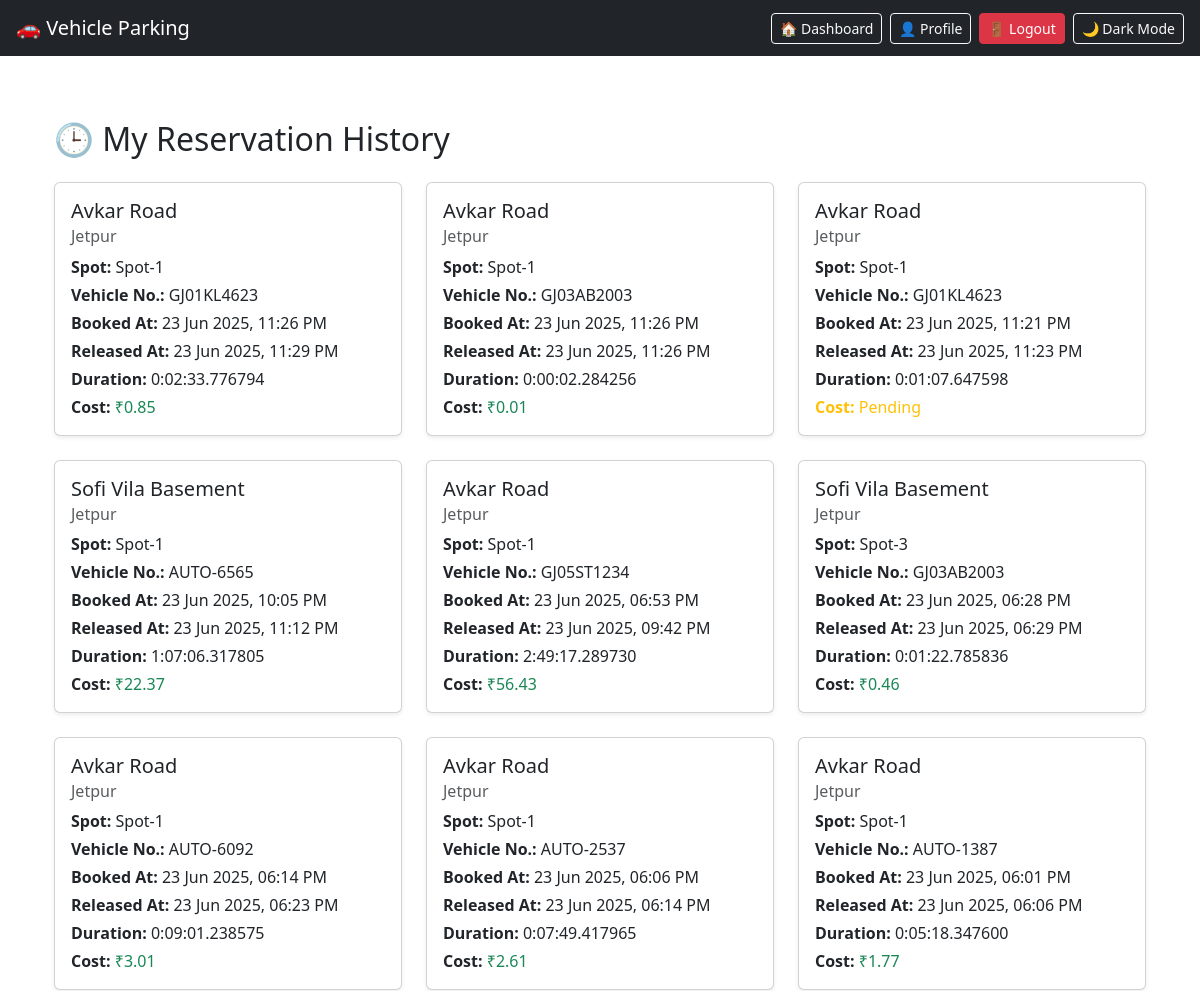
/user_history (signed in, upper part), run on an earlier commit of the app's database.
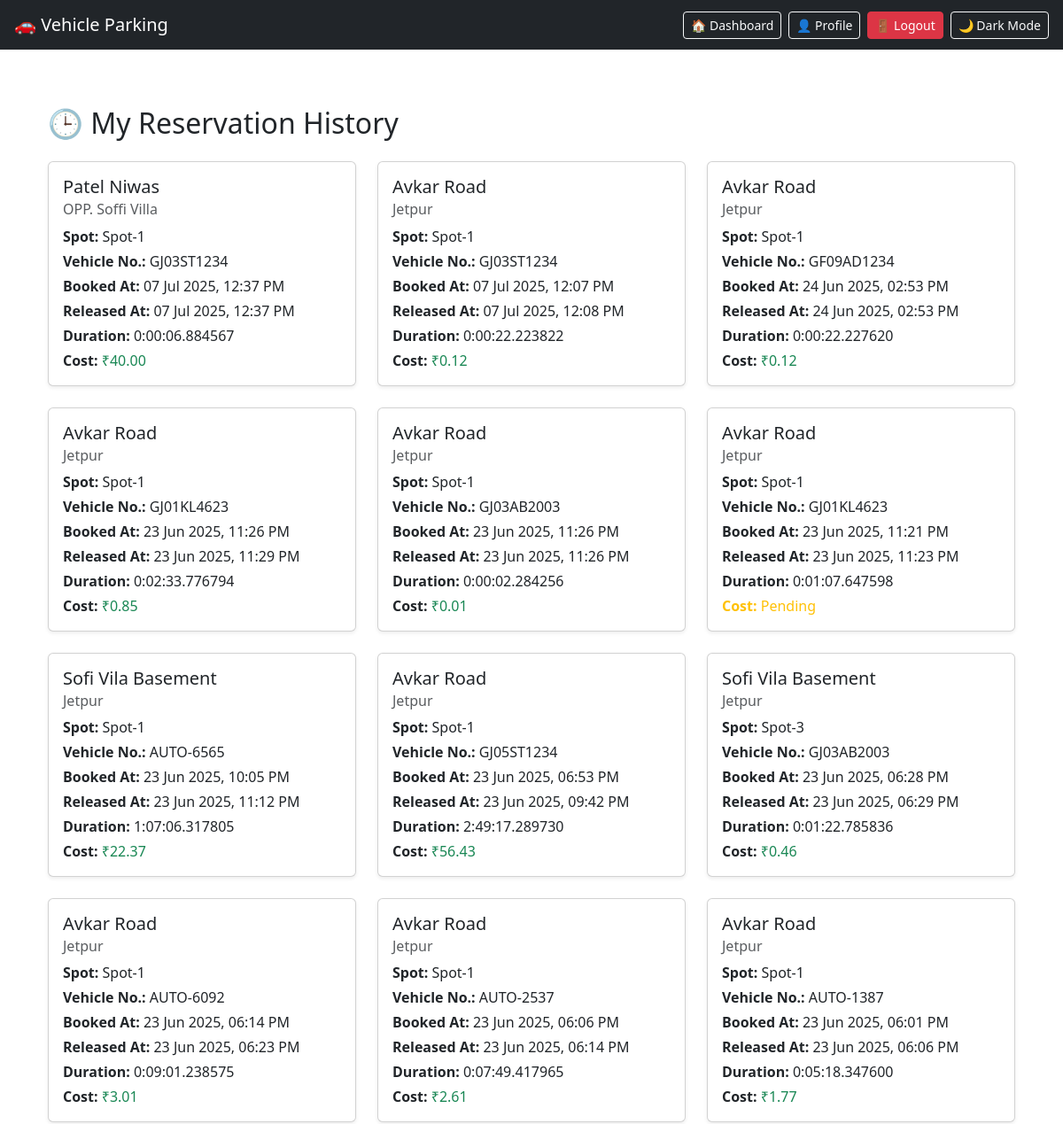
And on a later commit of the database.
### tables this page shows
CREATE TABLE parking_history (
            id INTEGER PRIMARY KEY AUTOINCREMENT,
            user_id INTEGER NOT NULL,
            spot_id INTEGER NOT NULL,
            lot_id INTEGER NOT NULL,
            vehicle_number TEXT NOT NULL,
            entry_time TEXT NOT NULL,
            exit_time TEXT, cost REAL,
            FOREIGN KEY(user_id) REFERENCES users(id),
            FOREIGN KEY(spot_id) REFERENCES parking_spots(id),
            FOREIGN KEY(lot_id) REFERENCES parking_lots(id)
        );

CREATE TABLE parking_lots (
            id INTEGER PRIMARY KEY AUTOINCREMENT,
            name TEXT NOT NULL,
            address TEXT NOT NULL,
            pin_code TEXT,
            total_spots INTEGER NOT NULL,
            available_spots INTEGER NOT NULL
        , price_per_hour REAL DEFAULT 20.0, flat_price REAL, base_price REAL DEFAULT 80, base_duration INTEGER DEFAULT 2, extra_hour_price REAL DEFAULT 50);

CREATE TABLE parking_spots (
            id INTEGER PRIMARY KEY AUTOINCREMENT,
            lot_id INTEGER NOT NULL,
            spot_number TEXT NOT NULL,
            is_occupied INTEGER DEFAULT 0,
            current_user_id INTEGER,
            FOREIGN KEY(lot_id) REFERENCES parking_lots(id),
            FOREIGN KEY(current_user_id) REFERENCES users(id)
        );

### app.py (the view)
@app.route('/user_history')
def user_history():
    if 'id' not in session:
        return redirect(url_for('login'))
    conn = get_db_connection()
    raw_history = conn.execute(
        '''
        SELECT r.*, r.vehicle_number, l.name AS lot_name, l.address AS lot_address, s.spot_number
        FROM parking_history r
        JOIN parking_spots s ON r.spot_id = s.id
        JOIN parking_lots l ON r.lot_id = l.id
        WHERE r.user_id = ?
        ORDER BY r.entry_time DESC
        ''',
        (session['id'],)
    ).fetchall()
    conn.close()
    history = []
    for row in raw_history:
        entry = dict(row)
        entry_time = datetime.fromisoformat(entry['entry_time'])
        entry['pretty_entry'] = entry_time.strftime('%d %b %Y, %I:%M %p')
        if entry['exit_time']:
            exit_time = datetime.fromisoformat(entry['exit_time'])
            entry['pretty_exit'] = exit_time.strftime('%d %b %Y, %I:%M %p')
            duration = exit_time - entry_time
            entry['duration'] = str(duration)
        else:
            entry['pretty_exit'] = None
            entry['duration'] = None
        history.append(entry)
    return render_template('user_history.html', history=history)

### app.py (called while the page is built)
def get_db_connection():
    conn = sqlite3.connect(DATABASE)
    conn.row_factory = sqlite3.Row
    return conn

### templates/user_history.html (shortened to what this page needs)
{% extends "base.html" %}
{% block content %}
<div class="container mt-4">
    <h2 class="mb-4">🕒 My Reservation History</h2>
    {% if history %}
        <div class="row row-cols-1 row-cols-md-2 row-cols-lg-3 g-4">
            {% for entry in history %}
            <div class="col">
                <div class="card h-100 shadow-sm">
                    <div class="card-body">
                        <h5 class="card-title">{{ entry.lot_name }}</h5>
                        <h6 class="card-subtitle mb-2 text-muted">{{ entry.lot_address }}</h6>
                        <p class="mb-1"><strong>Spot:</strong> {{ entry.spot_number }}</p>
                        <p class="mb-1"><strong>Vehicle No.:</strong> {{ entry.vehicle_number }}</p>
                        <p class="mb-1"><strong>Booked At:</strong> {{ entry.pretty_entry }}</p>
                        <p class="mb-1">
                            <strong>Released At:</strong>
                            {% if entry.pretty_exit %}
                                {{ entry.pretty_exit }}
                            {% else %}
                                <span class="text-warning">⏳ In Use</span>
                            {% endif %}
                        </p>
                        <p class="mb-1">
                            <strong>Duration:</strong>
                            {% if entry.duration %}
                                {{ entry.duration }}
                            {% else %}
                                <span class="text-warning">In Progress</span>
                            {% endif %}
                        </p>
                        {% if entry.cost is not none %}
                        <p class="mb-0">
                            <strong>Cost:</strong>
                            <span class="text-success">₹{{ "%.2f"|format(entry.cost) }}</span>
                        </p>
                        {% else %}
                        <p class="mb-0 text-warning"><strong>Cost:</strong> Pending</p>
                        {% endif %}
                    </div>
                </div>
            </div>
            {% endfor %}
        </div>
    {% else %}
        <div class="alert alert-info">You have no parking history yet.</div>
    {% endif %}
</div>
{% endblock %}

What changed in the data, as far as the page shows it:
added parking_history: lot_name "Patel Niwas", lot_address "OPP. Soffi Villa", spot_number "Spot-1", vehicle_number "GJ03ST1234", pretty_entry "07 Jul 2025, 12:37 PM", pretty_exit "07 Jul 2025, 12:37 PM", duration "0:00:06.884567", cost "40.00"
added parking_history: lot_name "Avkar Road", lot_address "Jetpur", spot_number "Spot-1", vehicle_number "GJ03ST1234", pretty_entry "07 Jul 2025, 12:07 PM", pretty_exit "07 Jul 2025, 12:08 PM", duration "0:00:22.223822", cost "0.12"
added parking_history: lot_name "Avkar Road", lot_address "Jetpur", spot_number "Spot-1", vehicle_number "GF09AD1234", pretty_entry "24 Jun 2025, 02:53 PM", pretty_exit "24 Jun 2025, 02:53 PM", duration "0:00:22.227620", cost "0.12"
